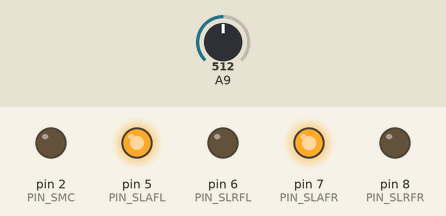
This sketch was run on a simulated Arduino Leonardo, built with avr-gcc and run on an emulated ATmega32U4. Parts: output pins drawn as LEDs (lit = HIGH). The test bench sets the inputs (shaded band); at power-on: A9 = 512. What the sketch prints to the serial monitor is not drawn.

Above: at 0.1 s.
At 20.1 s:
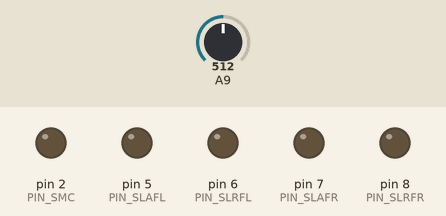
Timing chart, 0 to 21.6 s (numbered marks = the images above):
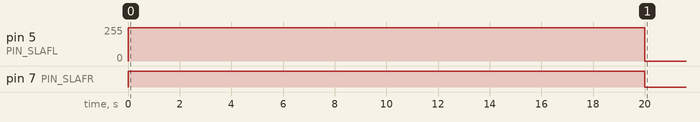

The sketch:

release_pressure.ino
```cpp
// Brake pressure release ECU firmware
// 2004-2009 Prius brake actuator


// MOSFET pin (digital) definitions ( MOSFETs control the solenoids )
// pins are not perfectly sequential because the clock frequency of certain pins is different.
// Duty cycles of pins 3 and 5 controlled by timer 3 (TCCR3B)
const byte PIN_SLAFL = 5;      // front left actuation
const byte PIN_SLAFR = 7;      // front right actuation

// Duty cycles of pins 6, 7, and 8 controlled by timer 4 (TCCR4B)
const byte PIN_SLRFL = 6;      // front left return
const byte PIN_SLRFR = 8;      // front right return
const byte PIN_SMC   = 2;      // master cylinder solenoids (two of them)

const byte PIN_BRAKE_SWITCH = 48;
const byte PIN_PUMP         = 49;     // accumulator pump motor

// sensor pin (analog) definitions
const byte PIN_PACC = 9;       // pressure accumulator sensor
const byte PIN_PMC1 = 10;      // pressure master cylinder sensor 1
const byte PIN_PMC2 = 11;      // pressure master cylinder sensor 2
const byte PIN_PFR  = 13;      // pressure front right sensor
const byte PIN_PFL  = 14;      // pressure front left sensor


// the following are guesses, these need to be debugged/researched
const float ZERO_PRESSURE = 0.48;        // The voltage the sensors read when no pressure is present
const float MIN_PACC = 2.3;              // minumum accumulator pressure to maintain
const float MAX_PACC = 2.4;              // max accumulator pressure to maintain
const float PEDAL_THRESH = 0.6;          // Pressure for pedal interference


int deltaT=10,
    currMicros,
    lastMicros = 0;

unsigned long previousMillis=0;

float pressureToVoltage(int MPa) {
    return ( MPa + 217.1319446 ) / 505.5662053;
    // convert MPa pressure to equivalent voltage
    return MPa;
}

int voltageToPressure( float voltage) {
    // convert voltage reading from sensors to pressure in MPa
    return ( voltage * 505.5662053 ) - 217.1319446;
}

// convert the ADC reading (which goes from 0 - 1023) to a voltage (0 - 5V):
float convertToVoltage(int input) {
    return input * (5.0 / 1023.0);
}


// master Solenoid structure
struct SMC {
    float _pressure1 = 0.0; // Initialize pressures to 0.0 to avoid false values
    float _pressure2 = 0.0;
    byte _sensor1Pin = 99;
    byte _sensor2Pin = 99;
    byte _controlPin = 99;

    SMC( byte sensor1Pin, byte sensor2Pin, byte controlPin );

    void solenoidsClose()
    {
        analogWrite( _controlPin, 255 );
    }

    void solenoidsOpen()
    {
        analogWrite( _controlPin, 0 );
    }
};


SMC::SMC( byte sensor1Pin, byte sensor2Pin, byte controlPin )
{
  _sensor1Pin = sensor1Pin;
  _sensor2Pin = sensor2Pin;
  _controlPin = controlPin;

  pinMode( _controlPin, OUTPUT );  // We're writing to pin, set as an output

  solenoidsOpen();
}


// wheel structure
struct Brakes {
    float _pressureLeft = 0.0;            // last known right-side pressure
    float _pressureRight = 0.0;           // last known left-side pressure
    byte _sensorPinLeft = 99;             // pin associated with left-side  pressure sensor
    byte _sensorPinRight = 99;            // pin associated with right-side pressure sensors
    byte _solenoidPinLeftA = 99;          // pin associated with MOSFET, associated with actuation solenoid
    byte _solenoidPinRightA = 99;         // pin associated with MOSFET, associated with return solenoid
    byte _solenoidPinLeftR = 99;          // pin associated with MOSFET, associated with actuation solenoid
    byte _solenoidPinRightR = 99;         // pin associated with MOSFET, associated with return solenoid
    bool _increasingPressure = false;     // used to track if pressure should be increasing
    bool _decreasingPressure = false;     // used to track if pressure should be decreasing
    unsigned long _previousMillis = 0;    // will store last time solenoid was updated

    Brakes( byte sensorPinLeft, byte sensorPinRight, byte solenoidPinLeftA, byte solenoidPinRightA, byte solenoidPinLeftR, byte solenoidPinRightR );

    void depowerSolenoids()
    {
      analogWrite(_solenoidPinLeftA, 0);
      analogWrite(_solenoidPinRightA, 0);
      analogWrite(_solenoidPinLeftR, 0);
      analogWrite(_solenoidPinRightR, 0);

    }

    // fill pressure
    void powerSLA(int scaler)
    {
        analogWrite( _solenoidPinLeftA, scaler );
        analogWrite( _solenoidPinRightA, scaler );
    }

    void depowerSLA()
    {
        analogWrite( _solenoidPinLeftA, 0 );
        analogWrite( _solenoidPinRightA, 0 );
    }

    // spill pressure
    void powerSLR(int scaler)
    {
        analogWrite( _solenoidPinLeftR, scaler );
        analogWrite( _solenoidPinRightR, scaler );
    }
    void depowerSLR()
    {
        digitalWrite( _solenoidPinLeftR, 0 );
        digitalWrite( _solenoidPinRightR, 0 );
    }

    // take a pressure reading
    void updatePressure()
    {
      _pressureLeft = convertToVoltage( analogRead(_sensorPinLeft) );
      _pressureRight = convertToVoltage( analogRead(_sensorPinRight) );
    }
};

// brake constructor
Brakes::Brakes( byte sensorPLeft, byte sensorPRight, byte solenoidPinLeftA, byte solenoidPinRightA, byte solenoidPinLeftR, byte solenoidPinRightR ) {
  _sensorPinLeft = sensorPLeft;
  _sensorPinRight = sensorPRight;
  _solenoidPinLeftA = solenoidPinLeftA;
  _solenoidPinRightA = solenoidPinRightA;
  _solenoidPinLeftR = solenoidPinLeftR;
  _solenoidPinRightR = solenoidPinRightR;

  // initialize solenoid pins to off
  digitalWrite( _solenoidPinLeftA, LOW );
  digitalWrite( _solenoidPinRightA, LOW );
  digitalWrite( _solenoidPinLeftR, LOW );
  digitalWrite( _solenoidPinRightR, LOW );

  // set pinmode to OUTPUT
  pinMode( _solenoidPinLeftA, OUTPUT );
  pinMode( _solenoidPinRightA, OUTPUT );
  pinMode( _solenoidPinLeftR, OUTPUT );
  pinMode( _solenoidPinRightR, OUTPUT );
}

// Instantiate objects
SMC smc(PIN_PMC1, PIN_PMC2, PIN_SMC);
Brakes brakes = Brakes( PIN_PFL, PIN_PFR, PIN_SLAFL, PIN_SLAFR, PIN_SLRFL, PIN_SLRFR);


// the setup routine runs once when you press reset:
void setup( void )
{
    // set the Arduino's PWM timers to 3.921 KHz, above the acoustic range
    TCCR3B = (TCCR3B & 0xF8) | 0x02; // pins 2,3,5 | timer 3
    TCCR4B = (TCCR4B & 0xF8) | 0x02; // pins 6,7,8 | timer 4

    digitalWrite( PIN_BRAKE_SWITCH, LOW );
    pinMode( PIN_BRAKE_SWITCH, OUTPUT );

    // depower all the things
    digitalWrite( PIN_PUMP, LOW );
    smc.solenoidsOpen();

    // close rear slrs. These should open only for emergencies and to release brake pressure
    brakes.depowerSLR();

    // Clear any pressure in the accumulator
    brakes.powerSLA(250);
    delay(20000);

    // initialize for braking
    brakes.depowerSLA();

    Serial.begin( 115200 );
}

void loop()
{


    float accumulator_sensor = convertToVoltage(analogRead(9));
    Serial.print("pressure: ");
    Serial.println(accumulator_sensor);

}
```
